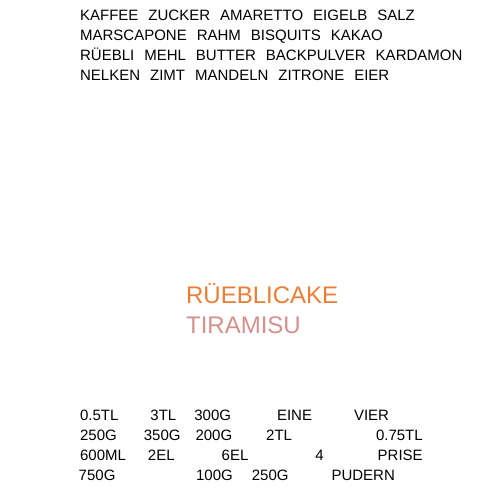
Frame 1 (no input)
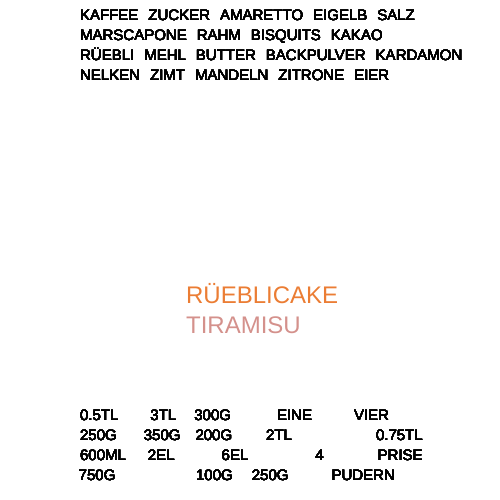
Frame 60 (no input)
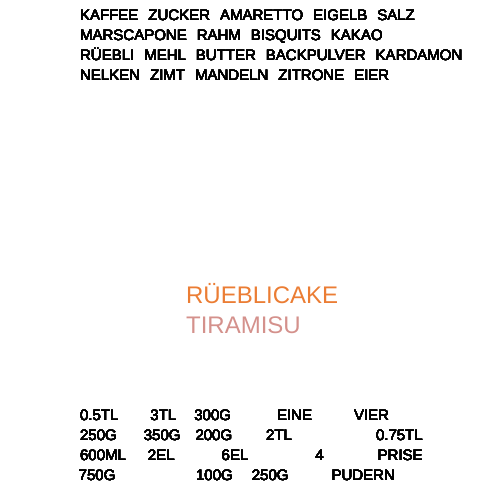
Frame 120 (the mouse pressed at the canvas centre since frame 60)

The p5.js sketch that drew these frames (run headless with seeded random() and noise() and a simulated clock; from frame 60 on, the mouse is pressed at the canvas centre):

// p5.js sketch
// ── sketch.js
//tiramisu:
let Zutaten = ["KAFFEE", "ZUCKER", "AMARETTO", "EIGELB", "SALZ", "MARSCAPONE", "RAHM", "BISQUITS", "KAKAO"];
let kaffeeY = 20; // Y-Position von "Kaffee"
let zuckerY = 20;
let amarettoY = 20;
let eigelbY = 20;
let salzY = 20;
let marscaponeY = 20;
let rahmY = 20;
let buisquisY = 20;
let kakaoY = 20;

let Menge = ["600ML", "2EL", "6EL", "4", "PRISE", "750G", "100G", "250G", "PUDERN"];
let sechshmlY = 460; // Y-Position von "1El" 
let zweielY = 460; // Y-Position von "100g" 
let sechselY = 460;
let vierY = 460;
let priseY = 460;
let siebenfuenfhgY = 460;
let hundergY = 460;
let zwei5gY = 460;
let pudernY = 460;

let targetY = 20; // Ziel-Y-Position von "Kaffee" MENGE
let targetY2 = 460; //ZUTATEN
let targetY3 = 460; //ZUTATEN
let easing = 0.05;




//rüebli:
let Zutaten2 = ["RÜEBLI", "MEHL", "BUTTER", "BACKPULVER", "KARDAMON", "NELKEN", "ZIMT", "MANDELN", "ZITRONE", "EIER"];
let ruebli2Y = 20;
let mehl2Y = 20;
let butter2Y = 20;
let bpulber2Y = 20;
let kardamon2Y = 20;
let nelken2Y = 20;
let zimt2Y = 20;
let mandelnY = 20;
let zitrone2Y = 20;
let eier2Y = 20;

let Menge2 = ["250G", "350G", "200G", "2TL", "0.75TL", "0.5TL", "3TL", "300G", "EINE", "VIER"];

let zweifuenfG2Y = 480;
let dreifuenfG2Y = 480;
let zweihG2Y = 480;
let zweitl2Y = 480;
let nullkommasiebenfuenftl2Y = 480;
let nullkommafuenftl2Y = 480;
let dreitl2Y = 480;
let dreihGG2Y = 480;
let eine2Y = 480;
let vier2Y = 480;


let target2Y = 20; // Ziel-Y-Position von "Kaffee" MENGE
let target2Y2 = 480; //ZUTATEN
let target2Y3 = 480; //ZUTATEN






let drawRect = false; // Variable, um zu überprüfen, ob das Rechteck gezeichnet werden soll
let rectOpacity = 0; // Opazität des Rechtecks

function setup() {
  createCanvas(500, 500);
  angleMode(DEGREES);

  let button = createButton('TIRAMISU');
  button.position(180, 310);
  button.style('border', 'none');
  button.style('background', 'transparent');
  button.style('font-size', '24px');
  button.style('color', 'rgb(212, 145, 140)');
  button.mousePressed(moveZutaten);

  let button2 = createButton('RÜEBLICAKE');
  button2.position(180, 280);
  button2.style('border', 'none');
  button2.style('background', 'transparent');
  button2.style('font-size', '24px');
  button2.style('color', 'rgb(235, 125, 52)');
  button2.mousePressed(moveZutaten2);
}

function draw() {
  background(247, 215, 215, 5);

  fill(0);
  textSize(15);

  let x = 80;
  let y = 20;
  for (let i = 0; i < Zutaten.length; i++) {
    let wordWidth = textWidth(Zutaten[i]);
    if (x + wordWidth > width) { // Wenn das Wort den rechten Rand überschreitet
      x = 80; // Setze X-Position zurück
      // y += 20; // Gehe zur nächsten Zeile //benötigt es nicht!
    }

    //text(Zutaten[i], x, y); //benötigt es glaube ich nicht

    if (Zutaten[i] === "KAFFEE") {
      kaffeeY += (targetY - kaffeeY) * easing;
      text(Zutaten[i], x, kaffeeY);

    } else if (Zutaten[i] === "ZUCKER") {
      zuckerY += (targetY - zuckerY) * easing;
      text(Zutaten[i], x, zuckerY);

    }
    else if (Zutaten[i] === "AMARETTO") {
      amarettoY += (targetY - amarettoY) * easing;
      text(Zutaten[i], x, amarettoY);

    }
    else if (Zutaten[i] === "EIGELB") {
      eigelbY += (targetY - eigelbY) * easing;
      text(Zutaten[i], x, eigelbY);
    }
    else if (Zutaten[i] === "SALZ") {
      salzY += (targetY - salzY) * easing;
      fill(0);
      text(Zutaten[i], x, salzY);
    }

    else if (Zutaten[i] === "MARSCAPONE") {
      marscaponeY += (targetY - marscaponeY) * easing;
      text(Zutaten[i], x, marscaponeY + 20);
    }
    else if (Zutaten[i] === "RAHM") {
      rahmY += (targetY - rahmY) * easing;
      text(Zutaten[i], x, rahmY + 20);
    }
    else if (Zutaten[i] === "BISQUITS") {
      buisquisY += (targetY - buisquisY) * easing;
      text(Zutaten[i], x, buisquisY + 20); // es wird bei den if Funktionen das Wort nochmals gezeichnet, damit es überlappend ist +20, wie Y
    }

    else if (Zutaten[i] === "KAKAO") {
      kakaoY += (targetY - kakaoY) * easing;
      text(Zutaten[i], x, kakaoY + 20);

      if (drawRect) { // Wenn drawRect true ist, zeichne das Rechteck
        fill(255, rectOpacity);
        noStroke();
        //rect(0, 0, 400, 100);
        rectOpacity += (255 - rectOpacity) * 0.07;
      }
    }
    else {
      fill(0);
      text(Zutaten[i], x, y);; // Andere Zutaten bleiben auf ihrer ursprünglichen Y-Position
    }
    x += textWidth(Zutaten[i]) + 10; // Abstand zwischen den Wörtern
  }

  let x2 = 80;
  let y2 = 480;

  for (let i = 0; i < Menge.length; i++) {
    let wordWidth = textWidth(Menge[i]);
    if (x2 + wordWidth > width) { // Wenn das Wort den rechten Rand überschreitet
      x2 = 80; // Setze X-Position zurück
      //   // y2 += 20; // Gehe zur nächsten Zeile //benötigt es nicht
    }
    // text(Menge[i], x2, y2); //braucht es glaube ich nicht

    if (Menge[i] === "600ML") {
      sechshmlY += (targetY2 - sechshmlY) * easing;
      text(Menge[i], x2, sechshmlY); // Verwende die angepasste Y-Position für "1El"
    }
    else if (Menge[i] === "2EL") {
      zweielY += (targetY2 - zweielY) * easing;
      text(Menge[i], x2 - 20, zweielY);
    }
    else if (Menge[i] === "6EL") {
      sechselY += (targetY2 - sechselY) * easing;
      text(Menge[i], x2 - 15, sechselY);
    }

    else if (Menge[i] === "4") {
      vierY += (targetY2 - vierY) * easing;
      text(Menge[i], x2 + 10, vierY);
    }
    else if (Menge[i] === "PRISE") {
      priseY += (targetY2 - priseY) * easing;
      text(Menge[i], x2 + 22, priseY);
    }

    else if (Menge[i] === "750G") {
      siebenfuenfhgY += (targetY3 - siebenfuenfhgY) * easing;
      text(Menge[i], x2 - 364, siebenfuenfhgY + 20);
    }

    else if (Menge[i] === "100G") {
      hundergY += (targetY3 - hundergY) * easing;
      text(Menge[i], x2 + 116, hundergY + 20);
    }

    else if (Menge[i] === "250G") {
      zwei5gY += (targetY3 - zwei5gY) * easing;
      text(Menge[i], x2 + 93, zwei5gY + 20);
    }

    else if (Menge[i] === "PUDERN") {

      pudernY += (targetY3 - pudernY) * easing;
      text(Menge[i], x2 + 94, pudernY + 20);

    }

    else {
      text(Menge[i], x2, y2); // Andere Mengen bleiben auf ihrer ursprünglichen Y-Position
    }
    x2 += textWidth(Menge[i]) + 42;

  }


  let xx = 80;
  let yy = 20;
  for (let i = 0; i < Zutaten2.length; i++) {
    let wordWidth = textWidth(Zutaten2[i]);
    if (xx + wordWidth > width) { // Wenn das Wort den rechten Rand überschreitet
      xx = 80; // Setze X-Position zurück
      // y += 20; // Gehe zur nächsten Zeile //benötigt es nicht!
    }

    if (Zutaten2[i] === "RÜEBLI") {
      ruebli2Y += (target2Y - ruebli2Y) * easing;
      fill(0);
      text(Zutaten2[i], xx, ruebli2Y + 40);

    } else if (Zutaten2[i] === "MEHL") {
      mehl2Y += (target2Y - mehl2Y) * easing;
      text(Zutaten2[i], xx, mehl2Y + 40);

    }
    else if (Zutaten2[i] === "BUTTER") {
      butter2Y += (target2Y - butter2Y) * easing;
      text(Zutaten2[i], xx, butter2Y + 40);

    }

    else if (Zutaten2[i] === "BACKPULVER") {
      bpulber2Y += (target2Y - bpulber2Y) * easing;
      text(Zutaten2[i], xx, bpulber2Y + 40);

    }
    else if (Zutaten2[i] === "KARDAMON") {
      kardamon2Y += (target2Y - kardamon2Y) * easing;
      text(Zutaten2[i], xx, kardamon2Y + 40);
    }
    else if (Zutaten2[i] === "NELKEN") {
      nelken2Y += (target2Y - nelken2Y) * easing;
      fill(0);
      text(Zutaten2[i], xx, nelken2Y + 60);
    }
    else if (Zutaten2[i] === "ZIMT") {
      zimt2Y += (target2Y - zimt2Y) * easing;
      fill(0);
      text(Zutaten2[i], xx, zimt2Y + 60);
    }

    else if (Zutaten2[i] === "MANDELN") {
      mandelnY += (target2Y - mandelnY) * easing;
      text(Zutaten2[i], xx, mandelnY + 60);
    }
    else if (Zutaten2[i] === "ZITRONE") {
      zitrone2Y += (target2Y - zitrone2Y) * easing;
      text(Zutaten2[i], xx, zitrone2Y + 60);
    }

    else if (Zutaten2[i] === "EIER") {
      eier2Y += (target2Y - eier2Y) * easing;
      fill(0);
      text(Zutaten2[i], xx, eier2Y + 60);

      if (drawRect) { // Wenn drawRect true ist, zeichne das Rechteck
        fill(255, rectOpacity);
        noStroke();
        // rect(0, 0, 400, 100);
        rectOpacity += (255 - rectOpacity) * 0.07;
      }
    }
    else {
      fill(0);
      text(Zutaten2[i], xx, yy);; // Andere Zutaten bleiben auf ihrer ursprünglichen Y-Position
    }
    xx += textWidth(Zutaten2[i]) + 10; // Abstand zwischen den Wörtern




  }


  // Menge2:
  let xx2 = 80;
  let yy2 = 480;

  for (let i = 0; i < Menge2.length; i++) {
    let wordWidth = textWidth(Menge[i]);
    if (xx2 + wordWidth > width) { // Wenn das Wort den rechten Rand überschreitet
      xx2 = 80; // Setze X-Position zurück

    }


    if (Menge2[i] === "250G") {
      zweifuenfG2Y += (target2Y3 - zweifuenfG2Y) * easing;
      fill(0);
      text(Menge2[i], xx2, zweifuenfG2Y - 40); // Verwende die angepasste Y-Position für "1El"
    }
    else if (Menge2[i] === "350G") {
      dreifuenfG2Y += (target2Y3 - dreifuenfG2Y) * easing;
      text(Menge2[i], xx2 - 15, dreifuenfG2Y - 40);
    }
    else if (Menge2[i] === "200G") {
      zweihG2Y += (target2Y3 - zweihG2Y) * easing;
      text(Menge2[i], xx2 - 42, zweihG2Y - 40);
    }

    else if (Menge2[i] === "2TL") {
      zweitl2Y += (target2Y3 - zweitl2Y) * easing;
      text(Menge2[i], xx2 - 50, zweitl2Y - 40);
    }
    else if (Menge2[i] === "0.75TL") {
      nullkommasiebenfuenftl2Y += (target2Y3 - nullkommasiebenfuenftl2Y) * easing;
      text(Menge2[i], xx2 - 8, nullkommasiebenfuenftl2Y - 40);
    }

    else if (Menge2[i] === "0.5TL") {
      nullkommafuenftl2Y += (target2Y2 - nullkommafuenftl2Y) * easing;
      text(Menge2[i], xx2, nullkommafuenftl2Y - 60);
    }

    else if (Menge2[i] === "3TL") {
      dreitl2Y += (target2Y2 - dreitl2Y) * easing;
      text(Menge2[i], xx2 - 10, dreitl2Y - 60);
    }

    else if (Menge2[i] === "300G") {
      dreihGG2Y += (target2Y2 - dreihGG2Y) * easing;
      text(Menge2[i], xx2 - 34, dreihGG2Y - 60);
    }

    else if (Menge2[i] === "EINE") {
      eine2Y += (target2Y2 - eine2Y) * easing;
      text(Menge2[i], xx2 - 30, eine2Y - 60);

    }

    else if (Menge2[i] === "VIER") {
      vier2Y += (target2Y2 - vier2Y) * easing;
      text(Menge2[i], xx2 - 30, vier2Y - 60);

    }

    else {
      text(Menge2[i], xx2, yy2); // Andere Mengen bleiben auf ihrer ursprünglichen Y-Position
    }
    xx2 += textWidth(Menge2[i]) + 42;

  }
}

function moveZutaten() {
  targetY += 200;
  targetY2 += -260;
  targetY3 += -220;

  setTimeout(() => { // Verzögere die Ausführung des Codes um 2 Sekunden
    drawRect = true; // Setze drawRect auf true, um das Rechteck zu zeichnen
  }, 1000);
}


function moveZutaten2() {
  target2Y += 80;
  target2Y2 += -240;
  target2Y3 += -320;


  setTimeout(() => { // Verzögere die Ausführung des Codes um 2 Sekunden
    drawRect = true; // Setze drawRect auf true, um das Rechteck zu zeichnen
  }, 1000);
}
